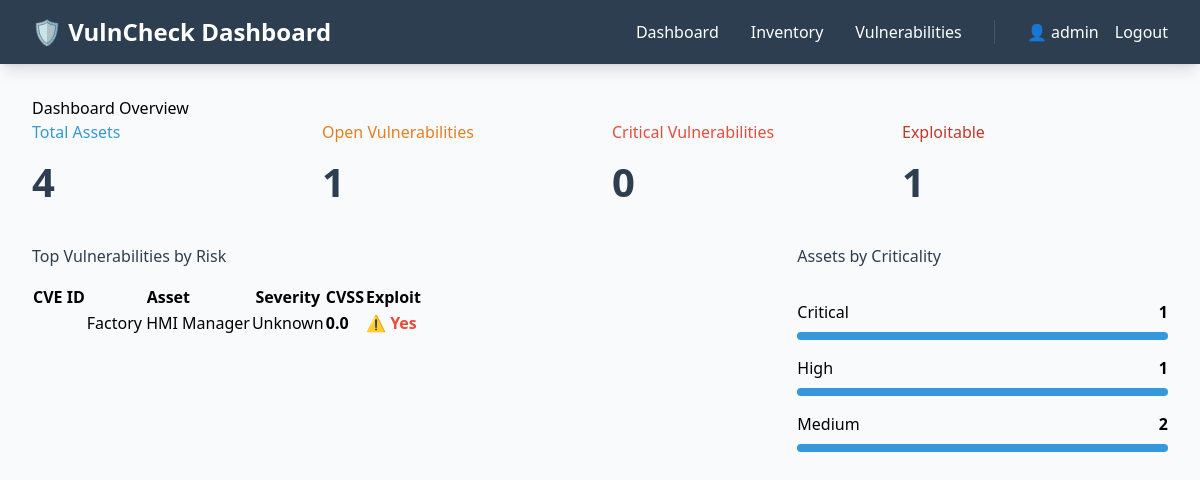
The page /dashboard (signed in) on the database as committed earlier.
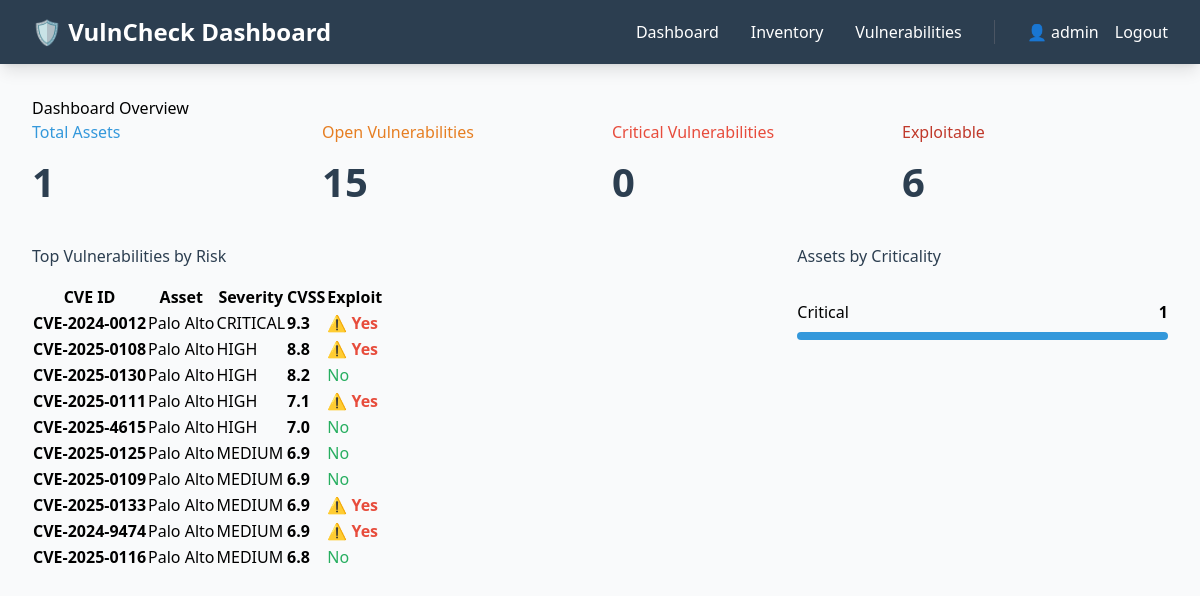
The same page on the database as committed later.
### tables this page shows
CREATE TABLE users (
            id INTEGER PRIMARY KEY AUTOINCREMENT,
            username TEXT UNIQUE NOT NULL,
            email TEXT UNIQUE NOT NULL,
            password_hash TEXT NOT NULL,
            created_at TIMESTAMP DEFAULT CURRENT_TIMESTAMP
        );

CREATE TABLE vulnerabilities (
            id INTEGER PRIMARY KEY AUTOINCREMENT,
            cve_id TEXT UNIQUE NOT NULL,
            asset_id INTEGER,
            severity TEXT,
            cvss_score REAL,
            epss_score REAL,
            description TEXT,
            exploit_available INTEGER,
            public_exploit INTEGER,
            commercial_exploit INTEGER,
            weaponized_exploit INTEGER,
            published_date DATE,
            status TEXT,
            last_updated TIMESTAMP DEFAULT CURRENT_TIMESTAMP,
            FOREIGN KEY (asset_id) REFERENCES assets(id) ON DELETE CASCADE
        );

CREATE TABLE assets (
            id INTEGER PRIMARY KEY AUTOINCREMENT,
            name TEXT NOT NULL,
            type TEXT NOT NULL,
            cpe_string TEXT,
            ip_address TEXT,
            software TEXT,
            version TEXT,
            criticality TEXT,
            added_date DATE,
            user_id INTEGER,
            FOREIGN KEY (user_id) REFERENCES users(id)
        );

### app.py (the view)
@app.route('/dashboard')
@login_required
def dashboard():
    conn = get_db()
    cursor = conn.cursor()
    cursor.execute("SELECT COUNT(*) FROM assets WHERE user_id = ?", (current_user.id,))
    total_assets = cursor.fetchone()[0]
    cursor.execute("""
        SELECT COUNT(DISTINCT v.id)
        FROM vulnerabilities v
        JOIN assets a ON v.asset_id = a.id
        WHERE a.user_id = ? AND v.status = 'Open'
    """, (current_user.id,))
    total_vulns = cursor.fetchone()[0]
    cursor.execute("""
        SELECT COUNT(DISTINCT v.id)
        FROM vulnerabilities v
        JOIN assets a ON v.asset_id = a.id
        WHERE a.user_id = ? AND v.severity = 'Critical' AND v.status = 'Open'
    """, (current_user.id,))
    critical_vulns = cursor.fetchone()[0]
    cursor.execute("""
        SELECT COUNT(DISTINCT v.id)
        FROM vulnerabilities v
        JOIN assets a ON v.asset_id = a.id
        WHERE a.user_id = ? AND v.exploit_available = 1 AND v.status = 'Open'
    """, (current_user.id,))
    exploitable_vulns = cursor.fetchone()[0]
    cursor.execute("""
        SELECT v.*, a.name as asset_name
        FROM vulnerabilities v
        JOIN assets a ON v.asset_id = a.id
        WHERE a.user_id = ? AND v.status = 'Open'
        ORDER BY v.cvss_score DESC, v.last_updated DESC
        LIMIT 10
    """, (current_user.id,))
    recent_vulns = [dict_from_row(row) for row in cursor.fetchall()]
    cursor.execute("""
        SELECT criticality, COUNT(*) as count
        FROM assets
        WHERE user_id = ?
        GROUP BY criticality
    """, (current_user.id,))
    assets_by_criticality = [dict_from_row(row) for row in cursor.fetchall()]
    stats = {
        'total_assets': total_assets,
        'total_vulns': total_vulns,
        'critical_vulns': critical_vulns,
        'exploitable_vulns': exploitable_vulns,
        'recent_vulns': recent_vulns,
        'assets_by_criticality': assets_by_criticality
    }
    return render_template('dashboard.html', stats=stats)

### app.py (called while the page is built)
@login_manager.user_loader
def load_user(user_id):
    conn = get_db()
    cursor = conn.cursor()
    cursor.execute("SELECT * FROM users WHERE id = ?", (user_id,))
    user_data = cursor.fetchone()
    if user_data:
        return User(user_data[0], user_data[1], user_data[2])
    return None

def get_db():
    if 'db' not in g:
        g.db = sqlite3.connect(DATABASE)
        g.db.row_factory = sqlite3.Row
    return g.db

@app.before_request
def setup_vulncheck_api():
    if 'vulncheck_api' not in g:
        g.vulncheck_api = VulnCheckAPI(app.config['VULNCHECK_API_KEY'], app.config['VULNCHECK_BASE_URL'])

def dict_from_row(row):
    return dict(zip(row.keys(), row)) if row else None

### templates/dashboard.html
{% extends "base.html" %}
{% block content %}
<div class="header-actions">
    <h2>Dashboard Overview</h2>
</div>
<div style="display: grid; grid-template-columns: repeat(auto-fit, minmax(250px, 1fr)); gap: 1.5rem; margin-bottom: 2rem;">
    <div class="card">
        <h3 style="color: #3498db; margin-bottom: 0.5rem;">Total Assets</h3>
        <p style="font-size: 2.5rem; font-weight: bold; color: #2c3e50;">{{ stats.total_assets }}</p>
    </div>
    <div class="card">
        <h3 style="color: #e67e22; margin-bottom: 0.5rem;">Open Vulnerabilities</h3>
        <p style="font-size: 2.5rem; font-weight: bold; color: #2c3e50;">{{ stats.total_vulns }}</p>
    </div>
    <div class="card">
        <h3 style="color: #e74c3c; margin-bottom: 0.5rem;">Critical Vulnerabilities</h3>
        <p style="font-size: 2.5rem; font-weight: bold; color: #2c3e50;">{{ stats.critical_vulns }}</p>
    </div>
    <div class="card">
        <h3 style="color: #c0392b; margin-bottom: 0.5rem;">Exploitable</h3>
        <p style="font-size: 2.5rem; font-weight: bold; color: #2c3e50;">{{ stats.exploitable_vulns }}</p>
    </div>
</div>
<div style="display: grid; grid-template-columns: 2fr 1fr; gap: 1.5rem;">
    <div class="card">
        <h3 style="margin-bottom: 1rem; color: #2c3e50;">Top Vulnerabilities by Risk</h3>
        <table>
            <thead>
                <tr>
                    <th>CVE ID</th>
                    <th>Asset</th>
                    <th>Severity</th>
                    <th>CVSS</th>
                    <th>Exploit</th>
                </tr>
            </thead>
            <tbody>
                {% for vuln in stats.recent_vulns %}
                <tr>
                    <td><strong>{{ vuln.cve_id }}</strong></td>
                    <td>{{ vuln.asset_name }}</td>
                    <td>
                        <span class="badge badge-{{ vuln.severity.lower() }}">
                            {{ vuln.severity }}
                        </span>
                    </td>
                    <td><strong>{{ vuln.cvss_score }}</strong></td>
                    <td>
                        {% if vuln.exploit_available %}
                        <span style="color: #e74c3c; font-weight: bold;">⚠️ Yes</span>
                        {% else %}
                        <span style="color: #27ae60;">No</span>
                        {% endif %}
                    </td>
                </tr>
                {% endfor %}
            </tbody>
        </table>
    </div>
    <div class="card">
        <h3 style="margin-bottom: 1rem; color: #2c3e50;">Assets by Criticality</h3>
        <div style="padding: 1rem 0;">
            {% for item in stats.assets_by_criticality %}
            <div style="margin-bottom: 1rem;">
                <div style="display: flex; justify-content: space-between; margin-bottom: 0.5rem;">
                    <span class="badge badge-{{ item.criticality.lower() }}">{{ item.criticality }}</span>
                    <strong>{{ item.count }}</strong>
                </div>
                <div style="background: #ecf0f1; height: 8px; border-radius: 4px; overflow: hidden;">
                    <div style="background: #3498db; height: 100%; width: 100%"></div>
                </div>
            </div>
            {% endfor %}
        </div>
    </div>
</div>
{% endblock %}

### templates/base.html (shortened to what this page needs)
<!DOCTYPE html>
<html lang="en">
<head>
    <script src="https://cdn.tailwindcss.com"></script>
</head>
<body class="bg-gray-50">
    {% if current_user.is_authenticated %}
    <nav class="bg-secondary shadow-lg">
        <div class="max-w-7xl mx-auto px-4 sm:px-6 lg:px-8">
            <div class="flex justify-between h-16">
                <div class="flex items-center">
                    <h1 class="text-white text-2xl font-bold">🛡️ VulnCheck Dashboard</h1>
                </div>
                <div class="flex items-center space-x-8">
                    <a href="{{ url_for('dashboard') }}" class="text-white hover:text-gray-300 font-medium transition duration-150">
                        Dashboard
                    </a>
                    <a href="{{ url_for('inventory') }}" class="text-white hover:text-gray-300 font-medium transition duration-150">
                        Inventory
                    </a>
                    <a href="{{ url_for('vulnerabilities_view') }}" class="text-white hover:text-gray-300 font-medium transition duration-150">
                        Vulnerabilities
                    </a>
                    <div class="border-l border-gray-600 pl-8 flex items-center space-x-4">
                        <span class="text-white">👤 {{ current_user.username }}</span>
                        <a href="{{ url_for('logout') }}" class="text-white hover:text-gray-300 font-medium transition duration-150">
                            Logout
                        </a>
                    </div>
                </div>
            </div>
        </div>
    </nav>
    {% endif %}
    <div class="max-w-7xl mx-auto px-4 sm:px-6 lg:px-8 py-8">
        {% block content %}{% endblock %}
    </div>
</body>
</html>

Rows that differ between the two databases and show on the page:
removed vulnerabilities: asset_name "Factory HMI Manager", severity "Unknown", cvss_score "0.0", exploit_available "⚠️ Yes"
added vulnerabilities: cve_id "CVE-2024-0012", asset_name "Palo Alto", severity "CRITICAL", cvss_score "9.3", exploit_available "⚠️ Yes"
added vulnerabilities: cve_id "CVE-2025-0108", asset_name "Palo Alto", severity "HIGH", cvss_score "8.8", exploit_available "⚠️ Yes"
added vulnerabilities: cve_id "CVE-2025-0130", asset_name "Palo Alto", severity "HIGH", cvss_score "8.2", exploit_available "No"
added vulnerabilities: cve_id "CVE-2025-0111", asset_name "Palo Alto", severity "HIGH", cvss_score "7.1", exploit_available "⚠️ Yes"
added vulnerabilities: cve_id "CVE-2025-4615", asset_name "Palo Alto", severity "HIGH", cvss_score "7.0", exploit_available "No"
added vulnerabilities: cve_id "CVE-2025-0125", asset_name "Palo Alto", severity "MEDIUM", cvss_score "6.9", exploit_available "No"
added vulnerabilities: cve_id "CVE-2025-0109", asset_name "Palo Alto", severity "MEDIUM", cvss_score "6.9", exploit_available "No"
added vulnerabilities: cve_id "CVE-2025-0133", asset_name "Palo Alto", severity "MEDIUM", cvss_score "6.9", exploit_available "⚠️ Yes"
added vulnerabilities: cve_id "CVE-2024-9474", asset_name "Palo Alto", severity "MEDIUM", cvss_score "6.9", exploit_available "⚠️ Yes"
added vulnerabilities: cve_id "CVE-2025-0116", asset_name "Palo Alto", severity "MEDIUM", cvss_score "6.8", exploit_available "No"
Other text that changed with them:
{{ stats.total_assets }}: "4" → "1"
{{ stats.total_vulns }}: "1" → "15"
{{ stats.exploitable_vulns }}: "1" → "6"
list line gone: "High 1"
list line gone: "Medium 2"
